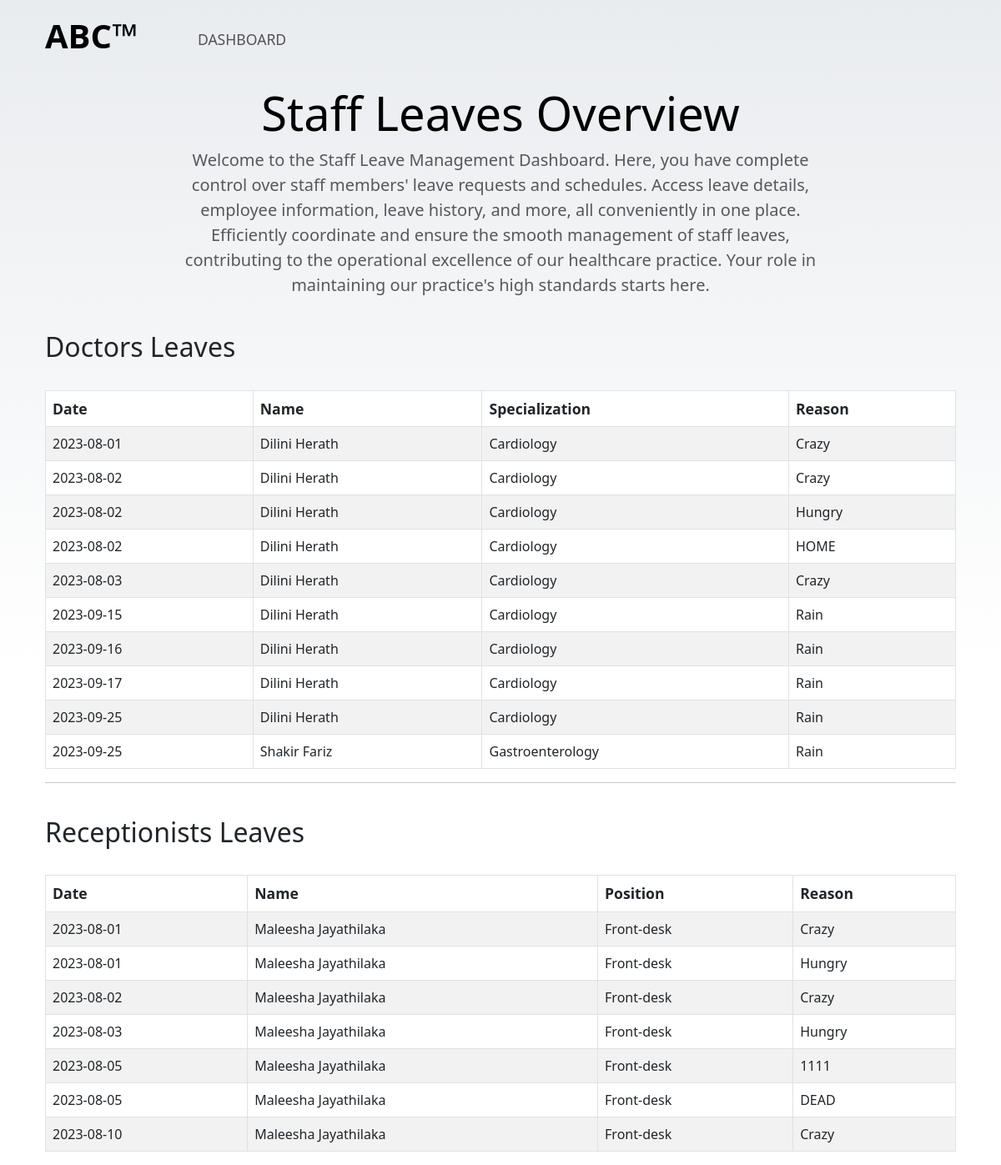
Screenshot of /ABC_VIRTUAL/aa_l_view.php with the database file from the repository.
### tables this page shows
CREATE TABLE `d_leaves` (
  `l_ID` int NOT NULL AUTO_INCREMENT,
  `l_date` date DEFAULT NULL,
  `l_reason` varchar(45) DEFAULT NULL,
  `doctors_d_ID` int NOT NULL,
  PRIMARY KEY (`l_ID`),
  KEY `fk_leaves_doctors1_idx` (`doctors_d_ID`),
  CONSTRAINT `fk_leaves_doctors1` FOREIGN KEY (`doctors_d_ID`) REFERENCES `doctors` (`d_ID`)
);

CREATE TABLE `doctors` (
  `d_ID` int NOT NULL AUTO_INCREMENT,
  `d_firstname` varchar(45) DEFAULT NULL,
  `d_lastname` varchar(45) DEFAULT NULL,
  `d_specialization` varchar(45) DEFAULT NULL,
  `d_contact` varchar(45) DEFAULT NULL,
  `users_u_ID` int NOT NULL,
  PRIMARY KEY (`d_ID`),
  KEY `fk_doctors_users1_idx` (`users_u_ID`),
  CONSTRAINT `fk_doctors_users1` FOREIGN KEY (`users_u_ID`) REFERENCES `users` (`u_ID`)
);

CREATE TABLE `r_leaves` (
  `l_ID` int NOT NULL AUTO_INCREMENT,
  `l_date` date DEFAULT NULL,
  `l_reason` varchar(45) DEFAULT NULL,
  `receptionists_r_ID` int NOT NULL,
  PRIMARY KEY (`l_ID`),
  KEY `fk_r_leaves_receptionists1_idx` (`receptionists_r_ID`),
  CONSTRAINT `fk_r_leaves_receptionists1` FOREIGN KEY (`receptionists_r_ID`) REFERENCES `receptionists` (`r_ID`)
);

CREATE TABLE `receptionists` (
  `r_ID` int NOT NULL AUTO_INCREMENT,
  `r_firstname` varchar(45) DEFAULT NULL,
  `r_lastname` varchar(45) DEFAULT NULL,
  `r_position` varchar(45) DEFAULT NULL,
  `r_contact` varchar(45) DEFAULT NULL,
  `users_u_ID` int NOT NULL,
  PRIMARY KEY (`r_ID`),
  KEY `fk_doctors_users1_idx` (`users_u_ID`),
  CONSTRAINT `fk_doctors_users10` FOREIGN KEY (`users_u_ID`) REFERENCES `users` (`u_ID`)
);

### ABC_VIRTUAL/aa_l_view.php (the view, shortened to what this page needs)
<!DOCTYPE html>
<html>
<head>
    <link rel="stylesheet" href="./Frameworks/Bootstrap-5.3.1/bootstrap-5.3.1-dist/css/bootstrap.min.css">
    <link rel="stylesheet" href="./aa_p_view.css">
    <link rel="stylesheet" href="./base.css">
</head>
<body>
    <?php
    include 'connect_DB.php';
    $sqlRLeavesWithReceptionistNames = "
    SELECT r.*, re.r_firstname, re.r_lastname, re.r_position
    FROM r_leaves r
    INNER JOIN receptionists re ON r.receptionists_r_ID = re.r_ID
    ORDER BY r.l_date ASC
    ";
    $resultRLeavesWithReceptionistNames = mysqli_query($connection, $sqlRLeavesWithReceptionistNames);
    $sqlDLeavesWithDoctorNames = "
    SELECT d.*, do.d_firstname, do.d_lastname, do.d_specialization
    FROM d_leaves d
    INNER JOIN doctors do ON d.doctors_d_ID = do.d_ID
    ORDER BY d.l_date ASC
    ";
    $resultDLeavesWithDoctorNames = mysqli_query($connection, $sqlDLeavesWithDoctorNames);
    ?>
    <div id="home">
        <div class="container cover-head">
            <nav class="navbar navbar-expand-lg bg-body-transparent home-cont">
                <div class="container-fluid">
                    <a class="navbar-brand fw-bold" href="#">ABC™</a>
                    <div class="collapse navbar-collapse" id="navbarTogglerDemo02">
                        <ul class="navbar-nav me-auto mb-2 mb-lg-0">
                            <li class="nav-item">
                                <a class="nav-link nav-item-nav" aria-current="page" href="./aa_home.php">DASHBOARD</a>
                            </li>
                        </ul>
                    </div>
                </div>
            </nav>
            <div class="container details-cont">
                <main>
                    <div class="pricing-header p-3 pb-md-4 mx-auto text-center">
                        <h1 class="display-4 fw-normal text-body-emphasis">Staff Leaves Overview</h1>
                        <p class="fs-5 text-body-secondary">Welcome to the Staff Leave Management Dashboard. Here, you have complete control over staff members' leave requests and schedules. Access leave details, employee information, leave history, and more, all conveniently in one place. Efficiently coordinate and ensure the smooth management of staff leaves, contributing to the operational excellence of our healthcare practice. Your role in maintaining our practice's high standards starts here.</p>
                    </div>
                    <div class="table-responsive">
                        <h2>Doctors Leaves</h2><br>
                        <table class="table table-appointments table-striped table-bordered">
                            <thead>
                                <tr>
                                    <th>Date</th>
                                    <th>Name</th>
                                    <th>Specialization</th>
                                    <th>Reason</th>
                                </tr>
                            </thead>
                            <tbody>
                                <?php
                                while ($row = mysqli_fetch_assoc($resultDLeavesWithDoctorNames)) {
                                    echo "<tr>";
                                    echo "<td>" . $row['l_date'] . "</td>";
                                    echo "<td>" . $row['d_firstname'] . " " . $row['d_lastname'] . "</td>";
                                    echo "<td>" . $row['d_specialization'] . "</td>";
                                    echo "<td>" . $row['l_reason'] . "</td>";
                                    echo "</tr>";
                                }
                                ?>
                            </tbody>
                        </table>
                        <hr>
                        <br>
                        <h2>Receptionists Leaves</h2><br>
                        <table class="table table-appointments table-striped table-bordered">
                            <thead>
                                <tr>
                                    <th>Date</th>
                                    <th>Name</th>
                                    <th>Position</th>
                                    <th>Reason</th>
                                </tr>
                            </thead>
                            <tbody>
                                <?php
                                while ($row = mysqli_fetch_assoc($resultRLeavesWithReceptionistNames)) {
                                    echo "<tr>";
                                    echo "<td>" . $row['l_date'] . "</td>";
                                    echo "<td>" . $row['r_firstname'] . " " . $row['r_lastname'] . "</td>";
                                    echo "<td>" . $row['r_position'] . "</td>";
                                    echo "<td>" . $row['l_reason'] . "</td>";
                                    echo "</tr>";
                                }
                                ?>
                            </tbody>
                        </table>
                    </div>
                </main>
            </div>
        </div>
    </div>
</body>
</html>

### ABC_VIRTUAL/aa_p_view.css (style rules this page uses)
#home { height: 100vh; background-image: linear-gradient(180deg, var(--bs-secondary-bg), var(--bs-body-bg)); }
a.navbar-brand { font-size: 2.5rem; }
a.nav-item-nav { font-size: 1.1rem; font-weight: 500; margin-top: .5rem; margin-left: 3rem; }
div.cover-head { position: relative; }
.pricing-header { max-width: 800px; }
th { font-size: 1.1rem; }

### ABC_VIRTUAL/base.css (style rules this page uses)
:root { --mainhc: #f74349; --mainhc2: #ff565b; --mainc: #363636; --mainc2: #585858; }

### rows the page displays
d_leaves: l_date "2023-08-01", doctors_d_ID.d_firstname "Dilini", doctors_d_ID.d_lastname "Herath", doctors_d_ID.d_specialization "Cardiology", l_reason "Crazy"
d_leaves: l_date "2023-08-02", doctors_d_ID.d_firstname "Dilini", doctors_d_ID.d_lastname "Herath", doctors_d_ID.d_specialization "Cardiology", l_reason "Crazy"
d_leaves: l_date "2023-08-02", doctors_d_ID.d_firstname "Dilini", doctors_d_ID.d_lastname "Herath", doctors_d_ID.d_specialization "Cardiology", l_reason "Hungry"
d_leaves: l_date "2023-08-02", doctors_d_ID.d_firstname "Dilini", doctors_d_ID.d_lastname "Herath", doctors_d_ID.d_specialization "Cardiology", l_reason "HOME"
d_leaves: l_date "2023-08-03", doctors_d_ID.d_firstname "Dilini", doctors_d_ID.d_lastname "Herath", doctors_d_ID.d_specialization "Cardiology", l_reason "Crazy"
d_leaves: l_date "2023-09-15", doctors_d_ID.d_firstname "Dilini", doctors_d_ID.d_lastname "Herath", doctors_d_ID.d_specialization "Cardiology", l_reason "Rain"
d_leaves: l_date "2023-09-16", doctors_d_ID.d_firstname "Dilini", doctors_d_ID.d_lastname "Herath", doctors_d_ID.d_specialization "Cardiology", l_reason "Rain"
d_leaves: l_date "2023-09-17", doctors_d_ID.d_firstname "Dilini", doctors_d_ID.d_lastname "Herath", doctors_d_ID.d_specialization "Cardiology", l_reason "Rain"
d_leaves: l_date "2023-09-25", doctors_d_ID.d_firstname "Dilini", doctors_d_ID.d_lastname "Herath", doctors_d_ID.d_specialization "Cardiology", l_reason "Rain"
d_leaves: l_date "2023-09-25", doctors_d_ID.d_firstname "Shakir", doctors_d_ID.d_lastname "Fariz", doctors_d_ID.d_specialization "Gastroenterology", l_reason "Rain"
r_leaves: l_date "2023-08-01", receptionists_r_ID.r_firstname "Maleesha", receptionists_r_ID.r_lastname "Jayathilaka", receptionists_r_ID.r_position "Front-desk", l_reason "Crazy"
r_leaves: l_date "2023-08-01", receptionists_r_ID.r_firstname "Maleesha", receptionists_r_ID.r_lastname "Jayathilaka", receptionists_r_ID.r_position "Front-desk", l_reason "Hungry"
r_leaves: l_date "2023-08-02", receptionists_r_ID.r_firstname "Maleesha", receptionists_r_ID.r_lastname "Jayathilaka", receptionists_r_ID.r_position "Front-desk", l_reason "Crazy"
r_leaves: l_date "2023-08-03", receptionists_r_ID.r_firstname "Maleesha", receptionists_r_ID.r_lastname "Jayathilaka", receptionists_r_ID.r_position "Front-desk", l_reason "Hungry"
r_leaves: l_date "2023-08-05", receptionists_r_ID.r_firstname "Maleesha", receptionists_r_ID.r_lastname "Jayathilaka", receptionists_r_ID.r_position "Front-desk", l_reason "1111"
r_leaves: l_date "2023-08-05", receptionists_r_ID.r_firstname "Maleesha", receptionists_r_ID.r_lastname "Jayathilaka", receptionists_r_ID.r_position "Front-desk", l_reason "DEAD"
r_leaves: l_date "2023-08-10", receptionists_r_ID.r_firstname "Maleesha", receptionists_r_ID.r_lastname "Jayathilaka", receptionists_r_ID.r_position "Front-desk", l_reason "Crazy"
